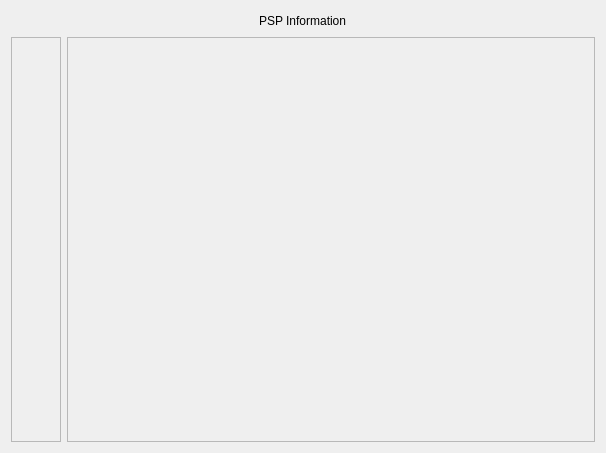
<ui version="4.0" >
 <class>PSPInfoWidget</class>
 <widget class="QWidget" name="PSPInfoWidget" >
  <property name="geometry" >
   <rect>
    <x>0</x>
    <y>0</y>
    <width>606</width>
    <height>453</height>
   </rect>
  </property>
  <property name="windowTitle" >
   <string>Form</string>
  </property>
  <layout class="QVBoxLayout" >
   <item>
    <layout class="QHBoxLayout" >
     <item>
      <spacer>
       <property name="orientation" >
        <enum>Qt::Horizontal</enum>
       </property>
       <property name="sizeHint" >
        <size>
         <width>81</width>
         <height>20</height>
        </size>
       </property>
      </spacer>
     </item>
     <item>
      <widget class="QLabel" name="labelTitle" >
       <property name="text" >
        <string>PSP Information</string>
       </property>
      </widget>
     </item>
     <item>
      <spacer>
       <property name="orientation" >
        <enum>Qt::Horizontal</enum>
       </property>
       <property name="sizeHint" >
        <size>
         <width>71</width>
         <height>20</height>
        </size>
       </property>
      </spacer>
     </item>
    </layout>
   </item>
   <item>
    <layout class="QHBoxLayout" >
     <item>
      <widget class="QFrame" name="framePercentage" >
       <property name="sizePolicy" >
        <sizepolicy vsizetype="Expanding" hsizetype="Fixed" >
         <horstretch>0</horstretch>
         <verstretch>0</verstretch>
        </sizepolicy>
       </property>
       <property name="minimumSize" >
        <size>
         <width>50</width>
         <height>16</height>
        </size>
       </property>
       <property name="maximumSize" >
        <size>
         <width>50</width>
         <height>16777215</height>
        </size>
       </property>
       <property name="frameShape" >
        <enum>QFrame::StyledPanel</enum>
       </property>
       <property name="frameShadow" >
        <enum>QFrame::Raised</enum>
       </property>
      </widget>
     </item>
     <item>
      <widget class="QFrame" name="framePie" >
       <property name="sizePolicy" >
        <sizepolicy vsizetype="Expanding" hsizetype="Expanding" >
         <horstretch>0</horstretch>
         <verstretch>0</verstretch>
        </sizepolicy>
       </property>
       <property name="frameShape" >
        <enum>QFrame::StyledPanel</enum>
       </property>
       <property name="frameShadow" >
        <enum>QFrame::Raised</enum>
       </property>
      </widget>
     </item>
    </layout>
   </item>
  </layout>
 </widget>
 <resources/>
 <connections/>
</ui>
